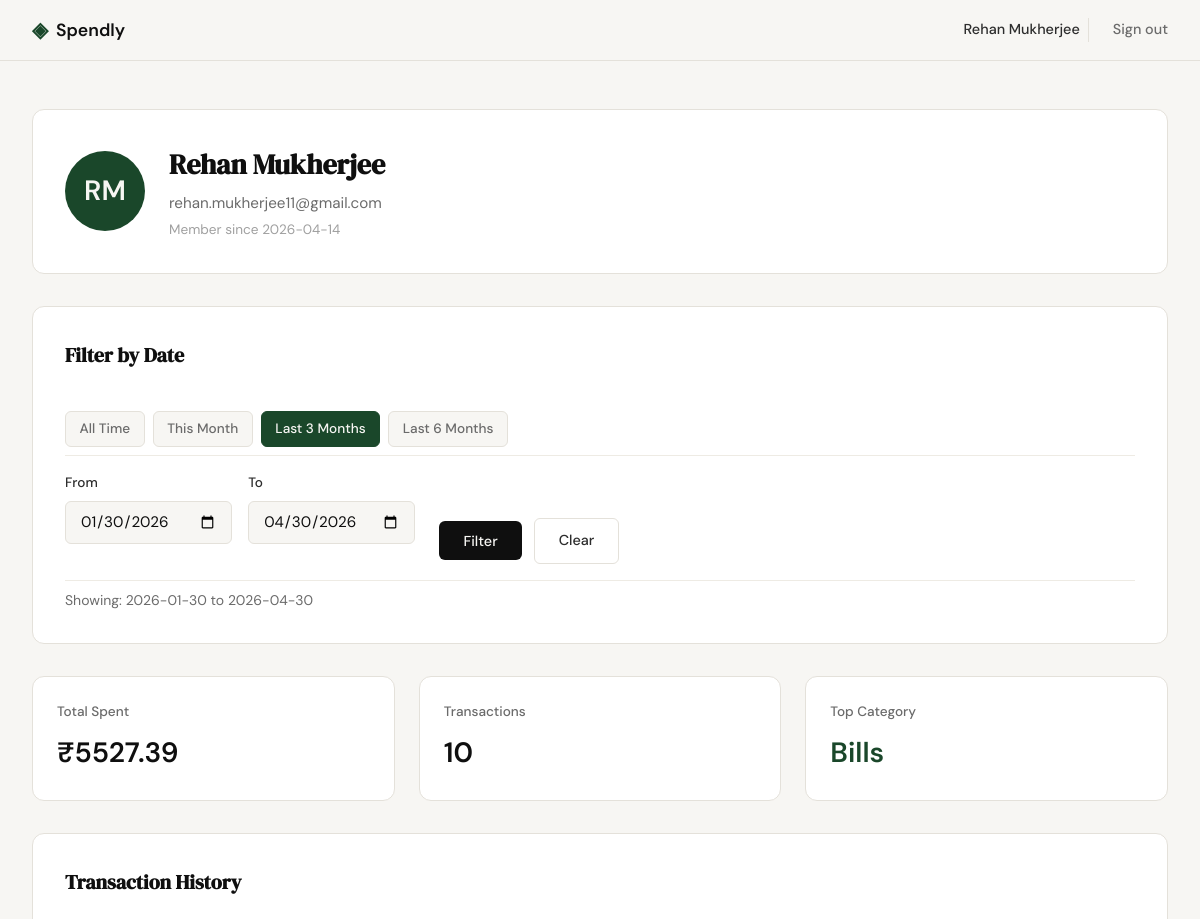
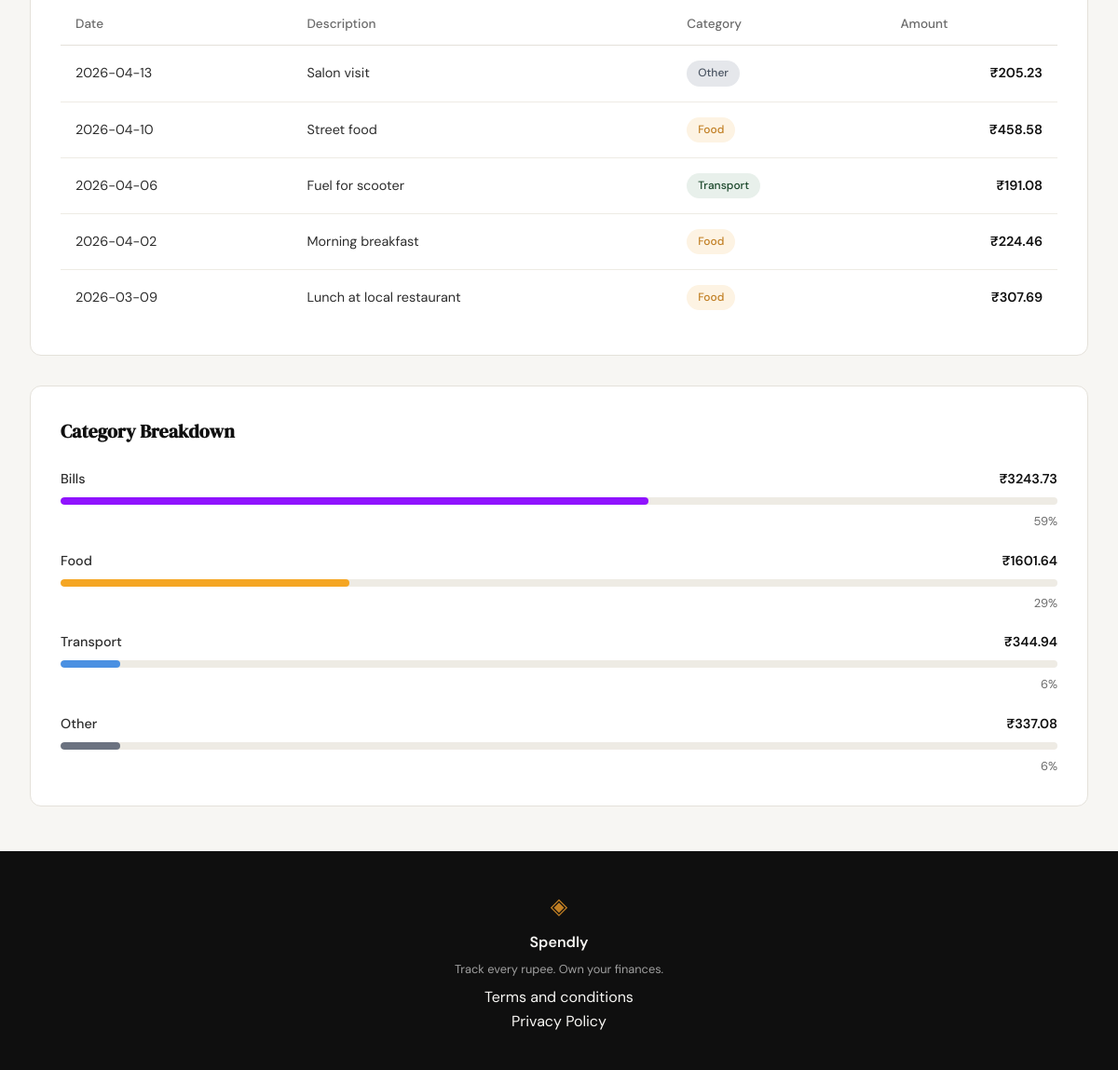
The page /profile?date_from=2026-01-30&date_to=2026-04-30 (signed in) on the database its author committed (2 pictures, top to bottom).
### tables this page shows
CREATE TABLE users (
            id INTEGER PRIMARY KEY AUTOINCREMENT,
            name TEXT NOT NULL,
            email TEXT UNIQUE NOT NULL,
            password_hash TEXT NOT NULL,
            created_at TEXT DEFAULT (datetime('now'))
        );

CREATE TABLE expenses (
            id INTEGER PRIMARY KEY AUTOINCREMENT,
            user_id INTEGER NOT NULL,
            amount REAL NOT NULL,
            category TEXT NOT NULL,
            date TEXT NOT NULL,
            description TEXT,
            created_at TEXT DEFAULT (datetime('now')),
            FOREIGN KEY (user_id) REFERENCES users(id)
        );

### app.py (the view)
@app.route("/profile")
def profile():
    if not session.get("user_id"):
        flash("Please log in to view your profile.", "error")
        return redirect(url_for("login"))
    user_id = session["user_id"]
    date_from = parse_date(request.args.get("date_from", ""))
    date_to = parse_date(request.args.get("date_to", ""))
    if date_from and date_to and date_from > date_to:
        flash("Start date must be before end date.", "error")
        date_from = None
        date_to = None
    today = datetime.now().strftime("%Y-%m-%d")
    this_month_start = datetime.now().replace(day=1).strftime("%Y-%m-%d")
    three_months_ago = (datetime.now() - timedelta(days=90)).strftime("%Y-%m-%d")
    six_months_ago = (datetime.now() - timedelta(days=180)).strftime("%Y-%m-%d")
    active_preset = None
    if date_from == this_month_start and date_to == today:
        active_preset = "this_month"
    elif date_from == three_months_ago and date_to == today:
        active_preset = "last_3_months"
    elif date_from == six_months_ago and date_to == today:
        active_preset = "last_6_months"
    elif not date_from and not date_to:
        active_preset = "all_time"
    conn = get_db()
    cursor = conn.cursor()
    cursor.execute("SELECT id, name, email, created_at FROM users WHERE id = ?", (user_id,))
    user_row = cursor.fetchone()
    user = {
        "name": user_row["name"],
        "email": user_row["email"],
        "member_since": user_row["created_at"][:10] if user_row else "Unknown"
    }
    stats = get_summary_stats(cursor, user_id, date_from, date_to)
    transactions = get_recent_transactions(cursor, user_id, limit=5, date_from=date_from, date_to=date_to)
    categories = get_category_breakdown(cursor, user_id, date_from, date_to)
    conn.close()
    return render_template(
        "profile.html",
        user=user,
        stats=stats,
        transactions=transactions,
        categories=categories,
        date_from=date_from or "",
        date_to=date_to or "",
        active_preset=active_preset,
        this_month_start=this_month_start,
        three_months_ago=three_months_ago,
        six_months_ago=six_months_ago,
        today=today
    )

### app.py (called while the page is built)
def parse_date(value):
    if not value or not value.strip():
        return None
    try:
        datetime.strptime(value.strip(), "%Y-%m-%d")
        return value.strip()
    except ValueError:
        return None

### database/db.py (called while the page is built)
def get_db():
    conn = sqlite3.connect(DATABASE)
    conn.row_factory = sqlite3.Row
    conn.execute("PRAGMA foreign_keys = ON")
    return conn

### templates/profile.html (shortened to what this page needs)
{% extends "base.html" %}
{% block content %}
<div class="profile-container">
    <div class="profile-card">
        <div class="profile-header">
            <div class="profile-avatar">
                {{ user.name[0]|upper }}{{ user.name.split()[-1][0]|upper if ' ' in user.name else '' }}
            </div>
            <div class="profile-info">
                <h1 class="profile-name">{{ user.name }}</h1>
                <p class="profile-email">{{ user.email }}</p>
                <p class="profile-member">Member since {{ user.member_since }}</p>
            </div>
        </div>
    </div>
    <div class="profile-card filter-section">
        <h2 class="section-title">Filter by Date</h2>
        <div class="filter-presets">
            <a href="{{ url_for('profile') }}" class="btn-preset {{ 'active' if active_preset == 'all_time' else '' }}">All Time</a>
            <a href="{{ url_for('profile', date_from=this_month_start, date_to=today) }}" class="btn-preset {{ 'active' if active_preset == 'this_month' else '' }}">This Month</a>
            <a href="{{ url_for('profile', date_from=three_months_ago, date_to=today) }}" class="btn-preset {{ 'active' if active_preset == 'last_3_months' else '' }}">Last 3 Months</a>
            <a href="{{ url_for('profile', date_from=six_months_ago, date_to=today) }}" class="btn-preset {{ 'active' if active_preset == 'last_6_months' else '' }}">Last 6 Months</a>
        </div>
        <form method="GET" action="{{ url_for('profile') }}" class="date-filter-form">
            <div class="filter-inputs">
                <div class="form-group">
                    <label for="date_from">From</label>
                    <input type="date" id="date_from" name="date_from" value="{{ date_from }}" class="form-input">
                </div>
                <div class="form-group">
                    <label for="date_to">To</label>
                    <input type="date" id="date_to" name="date_to" value="{{ date_to }}" class="form-input">
                </div>
            </div>
            <div class="filter-actions">
                <button type="submit" class="btn-primary">Filter</button>
                <a href="{{ url_for('profile') }}" class="btn-ghost">Clear</a>
            </div>
        </form>
        {% if date_from and date_to %}
        <p class="filter-active">Showing: {{ date_from }} to {{ date_to }}</p>
        {% endif %}
    </div>
    <div class="stats-grid">
        <div class="stat-card">
            <span class="stat-label">Total Spent</span>
            <span class="stat-value">₹{{ "%.2f"|format(stats.total_spent) }}</span>
        </div>
        <div class="stat-card">
            <span class="stat-label">Transactions</span>
            <span class="stat-value">{{ stats.transaction_count }}</span>
        </div>
        <div class="stat-card">
            <span class="stat-label">Top Category</span>
            <span class="stat-value stat-category">{{ stats.top_category }}</span>
        </div>
    </div>
    <div class="profile-card">
        <h2 class="section-title">Transaction History</h2>
        <table class="transactions-table">
            <thead>
                <tr>
                    <th>Date</th>
                    <th>Description</th>
                    <th>Category</th>
                    <th>Amount</th>
                </tr>
            </thead>
            <tbody>
                {% for txn in transactions %}
                <tr>
                    <td>{{ txn.date }}</td>
                    <td>{{ txn.description }}</td>
                    <td><span class="badge badge-{{ txn.category|lower }}">{{ txn.category }}</span></td>
                    <td class="amount">₹{{ "%.2f"|format(txn.amount) }}</td>
                </tr>
                {% endfor %}
            </tbody>
        </table>
    </div>
    <div class="profile-card">
        <h2 class="section-title">Category Breakdown</h2>
        <div class="category-list">
            {% for cat in categories %}
            <div class="category-item">
                <div class="category-info">
                    <span class="category-name">{{ cat.name }}</span>
                    <span class="category-amount">₹{{ "%.2f"|format(cat.amount) }}</span>
                </div>
                <div class="progress-track">
                    <div class="progress-bar progress-{{ cat.name|lower }}" style="width: {{ cat.percentage }}%"></div>
                </div>
                <span class="category-percentage">{{ cat.percentage }}%</span>
            </div>
            {% endfor %}
        </div>
    </div>
</div>
{% endblock %}

### templates/base.html (shortened to what this page needs)
<!DOCTYPE html>
<html lang="en">
<head>
    <link rel="stylesheet" href="{{ url_for('static', filename='css/style.css') }}">
</head>
<body>
    <nav class="navbar">
        <div class="nav-inner">
            <a href="{{ url_for('landing') }}" class="nav-brand">
                <span class="brand-icon">◈</span>
                <span class="brand-name">Spendly</span>
            </a>
            <div class="nav-links">
                {% if session.get('user_id') %}
                    <span class="nav-user">{{ session.get('user_name', 'User') }}</span>
                    <a href="{{ url_for('logout') }}">Sign out</a>
                {% else %}
                    <a href="{{ url_for('login') }}">Sign in</a>
                    <a href="{{ url_for('register') }}" class="nav-cta">Get started</a>
                {% endif %}
            </div>
        </div>
    </nav>
    <main class="main-content">
        {% block content %}{% endblock %}
    </main>
    <footer class="footer">
        <div class="footer-inner">
            <span class="brand-icon">◈</span>
            <span class="footer-name">Spendly</span>
            <p class="footer-copy">Track every rupee. Own your finances.</p>
            <div class="footer-links">
                <a href="{{ url_for('terms') }}">Terms and conditions</a><br>
                <a href="{{ url_for('privacy') }}">Privacy Policy</a>
            </div>
        </div>
    </footer>
</body>
</html>

### rows shown on the page
users: get "Rehan Mukherjee", name "R", name "M", name "Rehan Mukherjee", email "rehan.mukherjee11@gmail.com"
expenses: date "2026-04-13", description "Salon visit", category "Other", amount "205.23"
expenses: date "2026-04-10", description "Street food", category "Food", amount "458.58"
expenses: date "2026-04-06", description "Fuel for scooter", category "Transport", amount "191.08"
expenses: date "2026-04-02", description "Morning breakfast", category "Food", amount "224.46"
expenses: date "2026-03-09", description "Lunch at local restaurant", category "Food", amount "307.69"

### other values the page prints
{{ user.member_since }} "2026-04-14"
{{ date_from }} "2026-01-30"
{{ date_to }} "2026-04-30"
{{ "%.2f"|format(stats.total_spent) }} "5527.39"
{{ stats.transaction_count }} "10"
{{ stats.top_category }} "Bills"
{{ cat.name }} "Bills" "Food" "Transport" "Other"
{{ "%.2f"|format(cat.amount) }} "3243.73" "1601.64" "344.94" "337.08"
{{ cat.percentage }} "59" "29" "6" "6"
